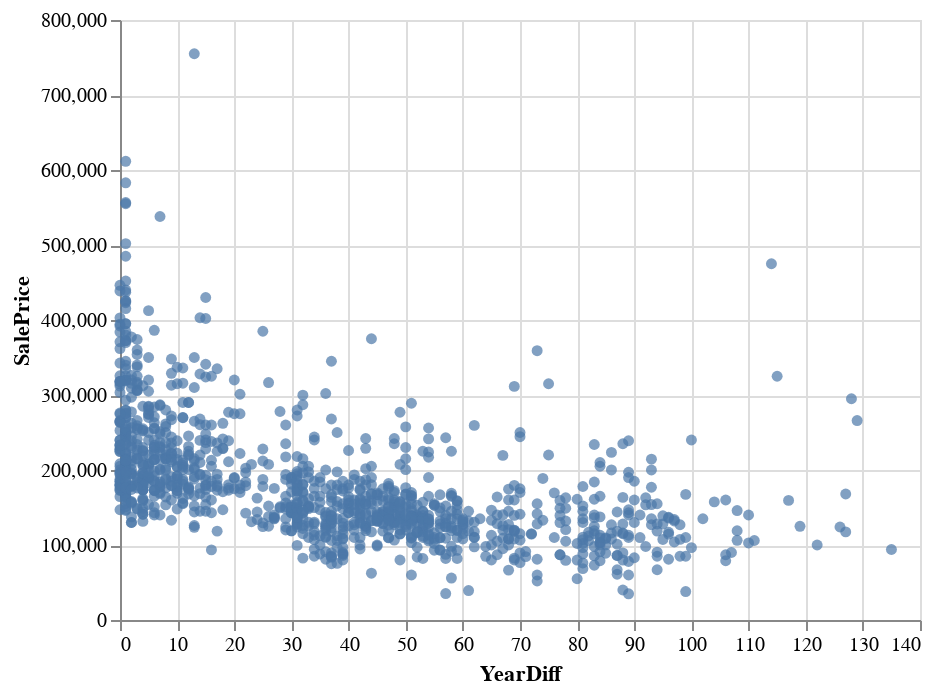

Write notebook code for a chart like this one.
### Code cell
alt.Chart(raw_train).mark_circle().encode(
    x='YearDiff:Q',
    y='SalePrice:Q',
    tooltip=['YearDiff','SalePrice:Q','Id']
)

### Figure 1 — Vega-Lite specification as saved in the notebook (floating-point values rounded to 4 significant figures; data arrays with more than 128 entries replaced by an {"elided": "..."} marker saying what was removed)
{"$schema": "https://vega.github.io/schema/vega-lite/v3.4.0.json", "config": {"mark": {"tooltip": null}, "view": {"height": 300, "width": 400}}, "data": {"name": "data-122f8d570ab42eeb2a472f2d334087f3"}, "datasets": {"data-122f8d570ab42eeb2a472f2d334087f3": {"elided": "1168 records"}}, "encoding": {"tooltip": [{"field": "YearDiff", "type": "quantitative"}, {"field": "SalePrice", "type": "quantitative"}, {"field": "Id", "type": "quantitative"}], "x": {"field": "YearDiff", "type": "quantitative"}, "y": {"field": "SalePrice", "type": "quantitative"}}, "mark": "circle"}
